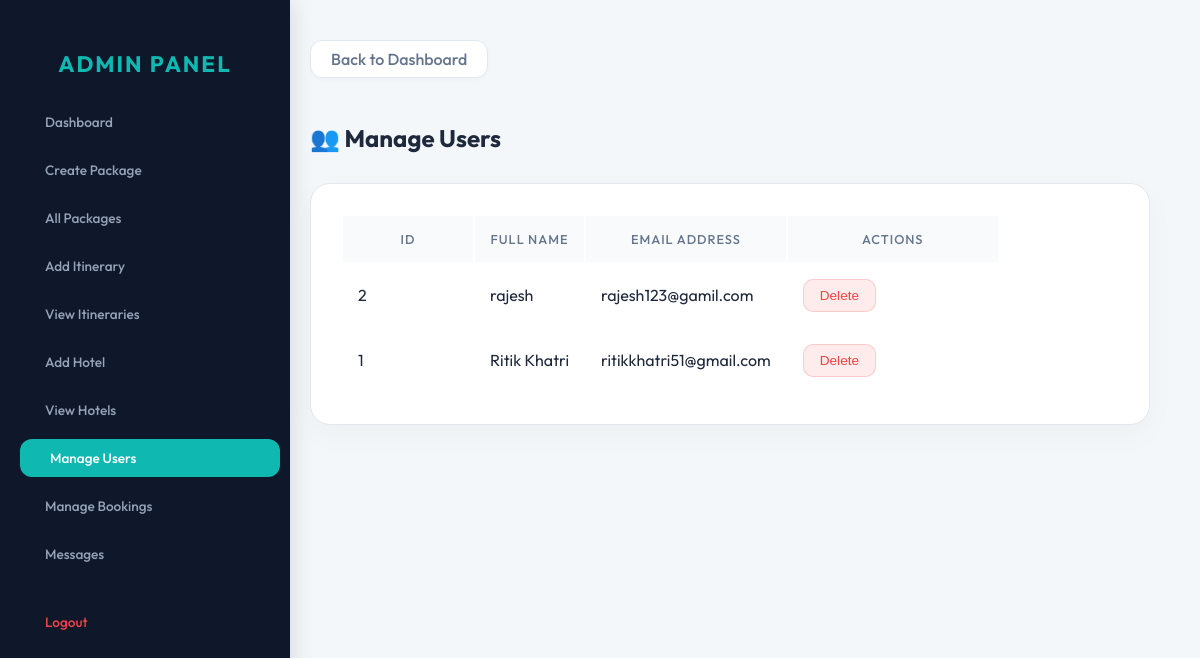
The page /admin/manage-user.php on the database its author committed.
### tables this page shows
CREATE TABLE users (
  id INT AUTO_INCREMENT PRIMARY KEY,
  name VARCHAR(100),
  email VARCHAR(100),
  password VARCHAR(100)
);

### admin/manage-user.php (the view, shortened to what this page needs)
<?php
include("../db.php");
$sql = mysqli_query($conn, "SELECT * FROM users ORDER BY id DESC");
?>
<!DOCTYPE html>
<html lang="en">
<head>
</head>
<body>
<div class="sidebar">
  <h4>Admin Panel</h4>
  <a href="dashboard.php" class="<?= (basename($_SERVER['PHP_SELF']) == 'dashboard.php') ? 'active' : '' ?>"><i class="bi bi-grid-fill"></i> Dashboard</a>
  <a href="create-package.php" class="<?= (basename($_SERVER['PHP_SELF']) == 'create-package.php') ? 'active' : '' ?>"><i class="bi bi-plus-square-fill"></i> Create Package</a>
  <a href="view_packages.php" class="<?= (in_array(basename($_SERVER['PHP_SELF']), ['view_packages.php', 'edit_package.php'])) ? 'active' : '' ?>"><i class="bi bi-stack"></i> All Packages</a>
  <a href="add_itinerary.php" class="<?= (basename($_SERVER['PHP_SELF']) == 'add_itinerary.php') ? 'active' : '' ?>"><i class="bi bi-calendar-plus"></i> Add Itinerary</a>
  <a href="view_itinerary.php" class="<?= (in_array(basename($_SERVER['PHP_SELF']), ['view_itinerary.php', 'edit_itinerary.php'])) ? 'active' : '' ?>"><i class="bi bi-calendar2-week"></i> View Itineraries</a>
  <a href="add_hotel.php" class="<?= (basename($_SERVER['PHP_SELF']) == 'add_hotel.php') ? 'active' : '' ?>"><i class="bi bi-building-add"></i> Add Hotel</a>
  <a href="view_hotel.php" class="<?= (in_array(basename($_SERVER['PHP_SELF']), ['view_hotel.php', 'edit_hotel.php'])) ? 'active' : '' ?>"><i class="bi bi-buildings"></i> View Hotels</a>
  <a href="manage-user.php" class="<?= (basename($_SERVER['PHP_SELF']) == 'manage-user.php') ? 'active' : '' ?>"><i class="bi bi-people-fill"></i> Manage Users</a>
  <a href="manage-booking.php" class="<?= (basename($_SERVER['PHP_SELF']) == 'manage-booking.php') ? 'active' : '' ?>"><i class="bi bi-journal-check"></i> Manage Bookings</a>
  <a href="view-contact.php" class="<?= (basename($_SERVER['PHP_SELF']) == 'view-contact.php') ? 'active' : '' ?>"><i class="bi bi-envelope-fill"></i> Messages</a>
  <a href="logout.php" class="logout"><i class="bi bi-box-arrow-right"></i> Logout</a>
</div>
<div class="main">
    <a href="dashboard.php" class="btn-back">
        <i class="bi bi-arrow-left me-2"></i> Back to Dashboard
    </a>
    <h2 class="page-title">👥 Manage Users</h2>
    <div class="table-container">
        <table class="table text-center align-middle">
            <thead>
                <tr>
                    <th style="width: 100px">ID</th>
                    <th>Full Name</th>
                    <th>Email Address</th>
                    <th style="width:180px;">Actions</th>
                </tr>
            </thead>
            <tbody id="userTable">
            <?php while ($user = mysqli_fetch_assoc($sql)) { ?>
                <tr id="row<?= $user['id'] ?>">
                    <td class="fw-bold text-muted"><?= $user['id'] ?></td>
                    <td class="fw-bold"><?= $user['name'] ?></td>
                    <td><?= $user['email'] ?></td>
                    <td>
                        <button class="btn btn-danger btn-sm"
                                onclick="deleteUser(<?= $user['id'] ?>)">
                                <i class="bi bi-trash-fill me-1"></i> Delete
                        </button>
                    </td>
                </tr>
            <?php } ?>
            </tbody>
        </table>
    </div>
</div>
</body>
</html>

### admin/manage-user.php (style rules this page uses)
body { font-family: 'Outfit', 'Poppins', sans-serif; background: #f4f7fa; margin: 0; color: #1e293b; overflow-x: hidden; }
.sidebar { height: 100vh; width: 260px; position: fixed; top: 0; left: 0; background: #0F172A; padding: 20px 15px; color: white; box-shadow: 4px 0 20px rgba(0,0,0,0.1); z-index: 1000; overflow-y: auto; }
.sidebar h4 { font-weight: 700; margin-bottom: 25px; text-align: center; text-transform: uppercase; letter-spacing: 2px; color: #0fb9b1; font-size: 1.4rem; font-family: 'Outfit'; }
.sidebar a { font-family: 'Outfit', sans-serif; display: flex; align-items: center; padding: 10px 15px; margin-bottom: 10px; color: #94a3b8; border-radius: 12px; text-decoration: none; transition: all 0.3s ease; font-weight: 500; font-size: 0.85rem; }
.sidebar a:hover, .sidebar a.active { background: rgba(255, 255, 255, 0.05); color: white; transform: translateX(5px); }
.sidebar a.active { background: #0fb9b1; color: white; }
.sidebar a.logout { margin-top: 30px; color: #ef4444; }
.main { margin-left: 260px; padding: 40px 50px; }
.page-title { font-weight: 700; color: #1e293b; margin-bottom: 30px; }
.table-container { background: white; padding: 30px; border-radius: 20px; border: 1px solid #e2e8f0; box-shadow: 0 10px 30px rgba(0,0,0,0.03); }
.table { color: #1e293b; border-color: #e2e8f0; }
.table thead { background: #f8fafc; color: #64748b; border-color: transparent; }
.table thead th { border: none; padding: 15px; font-weight: 500; text-transform: uppercase; font-size: 0.8rem; letter-spacing: 1px; }
.table tbody td { padding: 15px; border-color: #f1f5f9; vertical-align: middle; }
.btn-danger { background: rgba(239, 68, 68, 0.1); color: #ef4444; border: 1px solid rgba(239, 68, 68, 0.2); padding: 8px 16px; border-radius: 10px; font-size: 0.85rem; font-weight: 500; transition: all 0.3s ease; }
.btn-back { background: #fff; color: #64748b; border: 1px solid #e2e8f0; border-radius: 12px; padding: 8px 20px; text-decoration: none; display: inline-flex; align-items: center; margin-bottom: 25px; font-weight: 500; transition: all 0.3s ease; box-shadow: 0 2px 4px rgba(0,0,0,0.02); }

### rows shown on the page
users: id "2", name "rajesh", email "rajesh123@gamil.com"
users: id "1", name "Ritik Khatri", email "ritikkhatri51@gmail.com"
